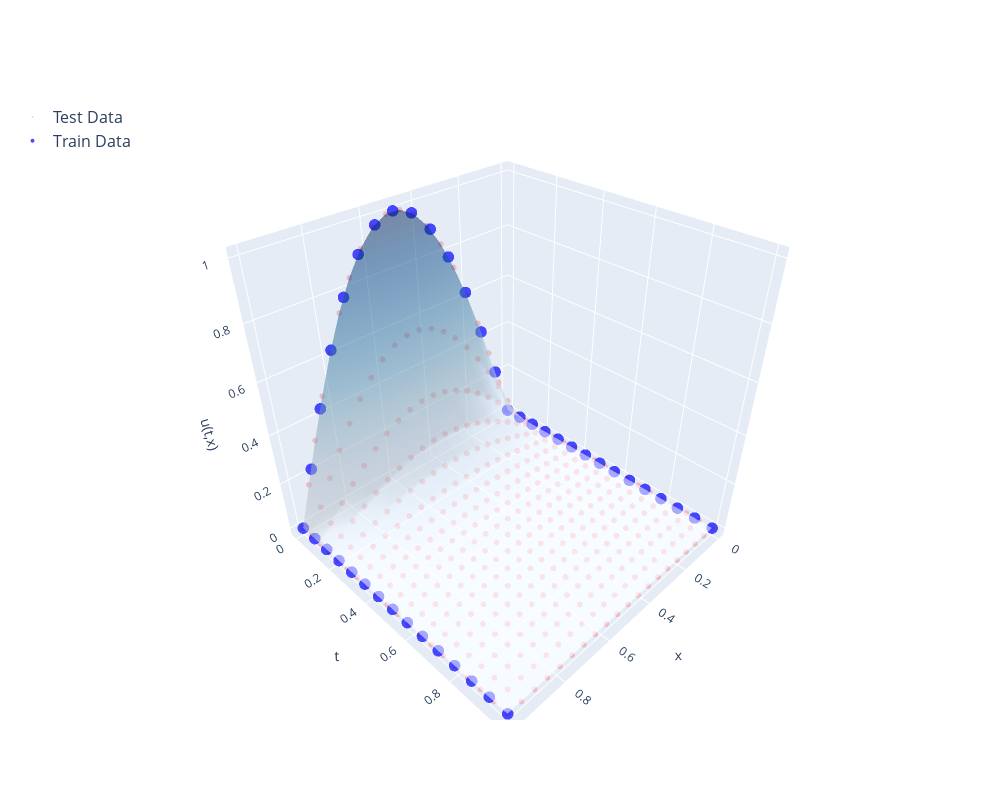

Write notebook code for a chart like this one.
### Code cell
if data_from_csv:
    data = load_csv_data(diff_equation, data_from_csv, params_to_optimize=params_to_optimize)
else:
    if diff_equation.dx: # If PDE

        if diff_equation.dy: # 2D
            data = load_moredim(diff_equation, f, params_to_optimize=params_to_optimize, L=L, T=T, plate_length=plate_length, max_iter_time=max_iter_time)

        elif bc_type == 'neumann': # Neumann BC
            data = load_data_neumann(diff_equation, f, params_to_optimize, L_min, L, T, N_train)

        else: # Dirichlet BC
            # data = load_data_neumann(diff_equation, f, params_to_optimize, L_min, L, T, N_train)
            data = generate_data(diff_equation, params_to_optimize=params_to_optimize, L_min=L_min, L=L, T=T, N_train=N_train, N_test=N_test, initial_conditions=initial_conditions)
    
    else: # If ODE
        data = load_data(diff_equation, params_to_optimize=params_to_optimize, initial_conditions=initial_conditions, t_0=t_0, t_fin=t_fin, n_points=n_points, noise=noise)

### Figure 1 — Plotly figure (JSON) as saved in the notebook; plotly's stock layout.template omitted (floating-point values rounded to 4 significant figures; data arrays with more than 128 entries replaced by an {"elided": "..."} marker saying what was removed)
{"data": [{"marker": {"color": "red", "opacity": 0.2, "size": 2}, "mode": "markers", "name": "Test Data", "type": "scatter3d", "x": {"elided": "400 float values"}, "y": {"elided": "400 float values"}, "z": {"elided": "400 float values"}}, {"marker": {"color": "blue", "opacity": 0.7, "size": 4}, "mode": "markers", "name": "Train Data", "type": "scatter3d", "x": [0, 0.07143, 0.1429, 0.2143, 0.2857, 0.3571, 0.4286, 0.5, 0.5714, 0.6429, 0.7143, 0.7857, 0.8571, 0.9286, 1, 0, 1, 0, 1, 0, 1, 0, 1, 0, 1, 0, 1, 0, 1, 0, 1, 0, 1, 0, 1, 0, 1, 0, 1, 0, 1, 0, 1], "y": [0, 0, 0, 0, 0, 0, 0, 0, 0, 0, 0, 0, 0, 0, 0, 0.07143, 0.07143, 0.1429, 0.1429, 0.2143, 0.2143, 0.2857, 0.2857, 0.3571, 0.3571, 0.4286, 0.4286, 0.5, 0.5, 0.5714, 0.5714, 0.6429, 0.6429, 0.7143, 0.7143, 0.7857, 0.7857, 0.8571, 0.8571, 0.9286, 0.9286, 1, 1], "z": [0, 0.2225, 0.4339, 0.6235, 0.7818, 0.901, 0.9749, 1, 0.9749, 0.901, 0.7818, 0.6235, 0.4339, 0.2225, 0, 0, 0, 0, 0, 0, 0, 0, 0, 0, 0, 0, 0, 0, 0, 0, 0, 0, 0, 0, 0, 0, 0, 0, 0, 0, 0, 0, 0]}, {"colorscale": [[0, "rgb(247,251,255)"], [0.125, "rgb(222,235,247)"], [0.25, "rgb(198,219,239)"], [0.375, "rgb(158,202,225)"], [0.5, "rgb(107,174,214)"], [0.625, "rgb(66,146,198)"], [0.75, "rgb(33,113,181)"], [0.875, "rgb(8,81,156)"], [1, "rgb(8,48,107)"]], "name": "True Function", "opacity": 0.5, "showscale": false, "type": "surface", "x": [0, 0.05263, 0.1053, 0.1579, 0.2105, 0.2632, 0.3158, 0.3684, 0.4211, 0.4737, 0.5263, 0.5789, 0.6316, 0.6842, 0.7368, 0.7895, 0.8421, 0.8947, 0.9474, 1], "y": [0, 0.05263, 0.1053, 0.1579, 0.2105, 0.2632, 0.3158, 0.3684, 0.4211, 0.4737, 0.5263, 0.5789, 0.6316, 0.6842, 0.7368, 0.7895, 0.8421, 0.8947, 0.9474, 1], "z": {"elided": "20x20 float values"}}], "layout": {"height": 800, "legend": {"font": {"size": 16}, "x": -0.1, "y": 1}, "scene": {"aspectmode": "cube", "xaxis": {"title": {"text": "x"}}, "yaxis": {"title": {"text": "t"}}, "zaxis": {"title": {"text": "u(t,x)"}}}, "width": 1000}}
